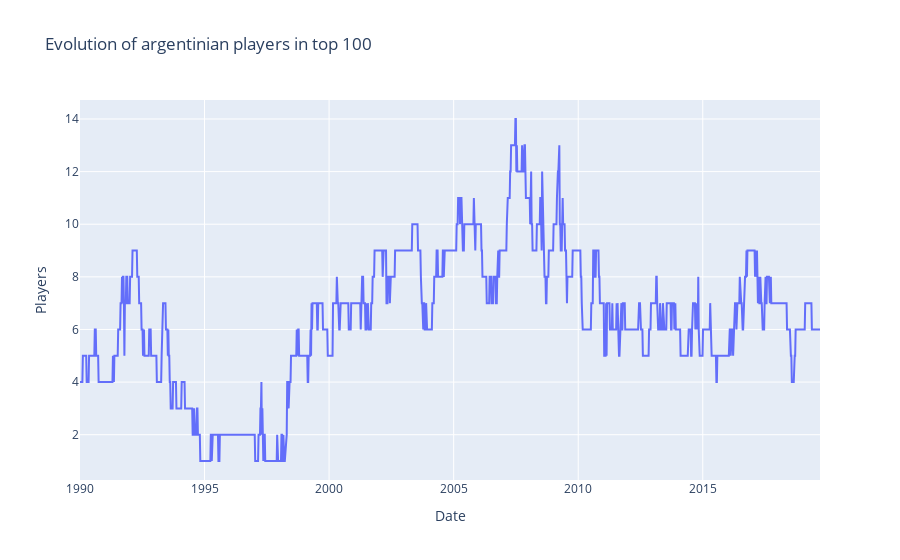

Notebook code for this chart:
### Code cell
import plotly.graph_objects as go

# Convertir columna de fechas a formato de fecha
atp_data['Date'] = pd.to_datetime(atp_data['Date'])

# Filtrar solo los jugadores argentinos
Argentina_data = atp_data[atp_data['Country'] == 'ARG']

# Contar el número de jugadores argentinos en el top 100 en cada fecha
num_argentinian_players = Argentina_data.groupby('Date')['Ranking'].count()

# Crear un objeto de figura de Plotly
fig = go.Figure()

# Agregar una línea para el número de jugadores argentinos en el top 100
fig.add_trace(
    go.Scatter(
        x=num_argentinian_players.index,
        y=num_argentinian_players.values,
        mode='lines',
        name='Argentinian Players'
    )
)

# Agregar etiquetas para el eje x e y
fig.update_layout(
    title='Evolution of argentinian players in top 100',
    xaxis_title='Date',
    yaxis_title='Players',
)

# Habilitar la visualización de los nombres de los jugadores al colocar el mouse encima de la línea
fig.update_traces(hovertemplate='Number of Players: %{y}<br>Date: %{x}<br>')

# Mostrar el gráfico interactivo
fig.show()

### Figure 1 — Plotly figure (JSON) as saved in the notebook; plotly's stock layout.template omitted (floating-point values rounded to 4 significant figures; data arrays with more than 128 entries replaced by an {"elided": "..."} marker saying what was removed)
{"data": [{"hovertemplate": "Number of Players: %{y}<br>Date: %{x}<br>", "mode": "lines", "name": "Argentinian Players", "type": "scatter", "x": {"elided": "1494 str values"}, "y": {"elided": "1494 int values"}}], "layout": {"title": {"text": "Evolution of argentinian players in top 100"}, "xaxis": {"title": {"text": "Date"}}, "yaxis": {"title": {"text": "Players"}}}}
